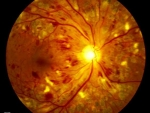
%> input picture Faculdade/PG/imagens/fd_olho.jpg, 150 x 113 px
$ octave Highboost.m   (GNU Octave 9; MATLAB toolbox functions it lacks are replaced by stand-ins)
%> lines starting %> are read from the running program, lines starting %| are printed output that depends on the picture; in (x1, y1, x2, y2) boxes, pixels count from 0 and x2, y2 are one past the last pixel; in counts of white or black regions, pixels touching at a corner belong together; the program's own positions count from 1
clear all
clc
close all
%J=imread('kids.tif');
J=imread('fd_olho.jpg');
%> J is the input picture: size 113x150x3 uint8; mean R, G, B 136.6, 64.6, 5.7
J=rgb2gray(J);
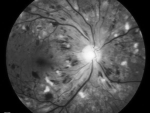
%> J: size 113x150 uint8; min 0, max 251, mean 79.4
p1 = 1.1;
p2 = 1.15;
p3 = 1.2;
w1 = 9*p1 - 1;
w2 = 9*p2 - 1;
w3 = 9*p3 - 1;
m1 = [-1 -1 -1; -1 w1 -1; -1 -1 -1];
m2 = [-1 -1 -1; -1 w2 -1; -1 -1 -1];
m3 = [-1 -1 -1; -1 w3 -1; -1 -1 -1];
N = 255;
L1=filter2(m1,J);
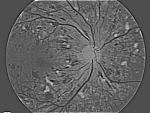
%> L1: size 113x150 double; min -297.4, max 671.2, mean 73.8; drawn with min black and max white
[lin, col] = size(L1);
%> lin = 113; col = 150
for i=1:lin
	for j=1:col
		if L1(i,j)<0
			L1(i,j)=0;
        elseif L1(i,j)>N
            L1(i,j)=N;
       end
	end
end
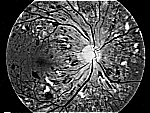
%> L1: size 113x150 double; 18.43% of pixels changed, all inside (x1, y1, x2, y2) = (0, 0, 150, 113)
L1 = L1/N;
L2=filter2(m2,J);
[lin, col] = size(L2);
for i=1:lin
	for j=1:col
		if L2(i,j)<0
			L2(i,j)=0;
        elseif L2(i,j)>N
            L2(i,j)=N;
		end
	end
end
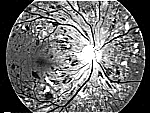
%> L2: size 113x150 double; min 0, max 255, mean 107.7
L2 = L2/N;
L3=filter2(m3,J);
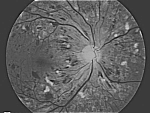
%> L3: size 113x150 double; min -239.8, max 783.6, mean 145.2; drawn with min black and max white
[lin, col] = size(L3);
for i=1:lin
    for j=1:col
        if L3(i,j)<0
            L3(i,j)=0;
        elseif L3(i,j)>N
            L3(i,j)=N;
        end
    end
end
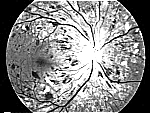
%> L3: size 113x150 double; min 0, max 255, mean 133.2
L3 = L3/N;
subplot(2,2,1), imshow(J)
subplot(2,2,2), imshow(L1)
subplot(2,2,3), imshow(L2)
subplot(2,2,4), imshow(L3)

$ run again, with Faculdade/PG/imagens/Fratura-de-punho-RX.jpg copied over Faculdade/PG/imagens/fd_olho.jpg
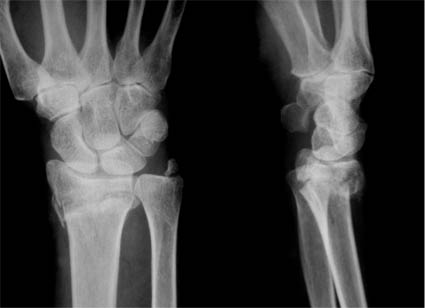
%> input picture Faculdade/PG/imagens/Fratura-de-punho-RX.jpg, 425 x 308 px
%> J is the input picture: size 308x425 uint8; min 0, max 213, mean 59.9
%> after the loop `for i=1:lin`:
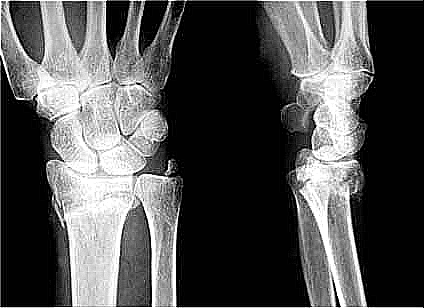
%> L2: size 308x425 double; min 0, max 255, mean 81.8
%> after the loop `for i=1:lin`:
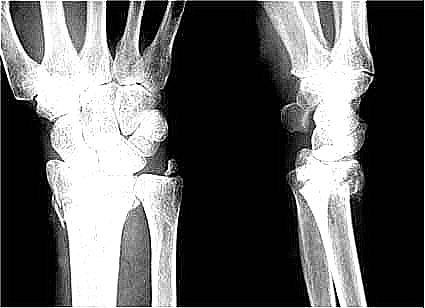
%> L3: size 308x425 double; min 0, max 255, mean 98.8

$ run again, with Faculdade/PG/imagens/alumgrns.jpg copied over Faculdade/PG/imagens/fd_olho.jpg
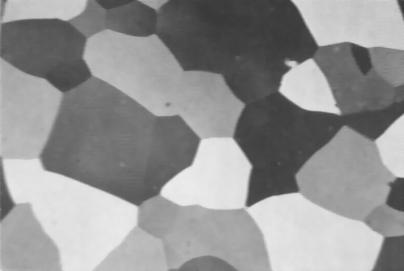
%> input picture Faculdade/PG/imagens/alumgrns.jpg, 404 x 271 px
%> J is the input picture: size 271x404 uint8; min 53, max 239, mean 147.1
%> after the loop `for i=1:lin`:
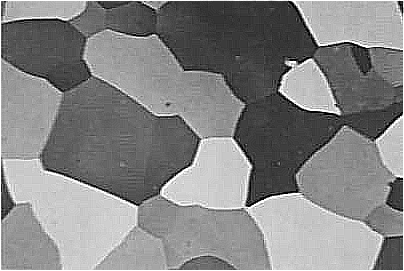
%> L1: size 271x404 double; min 0, max 255, mean 133.7
%> after the loop `for i=1:lin`:
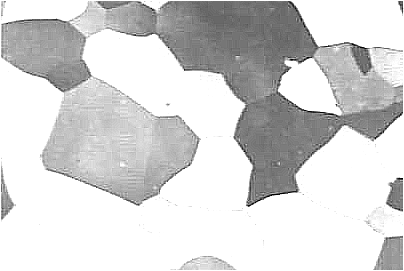
%> L3: size 271x404 double; min 0, max 255, mean 213.5
